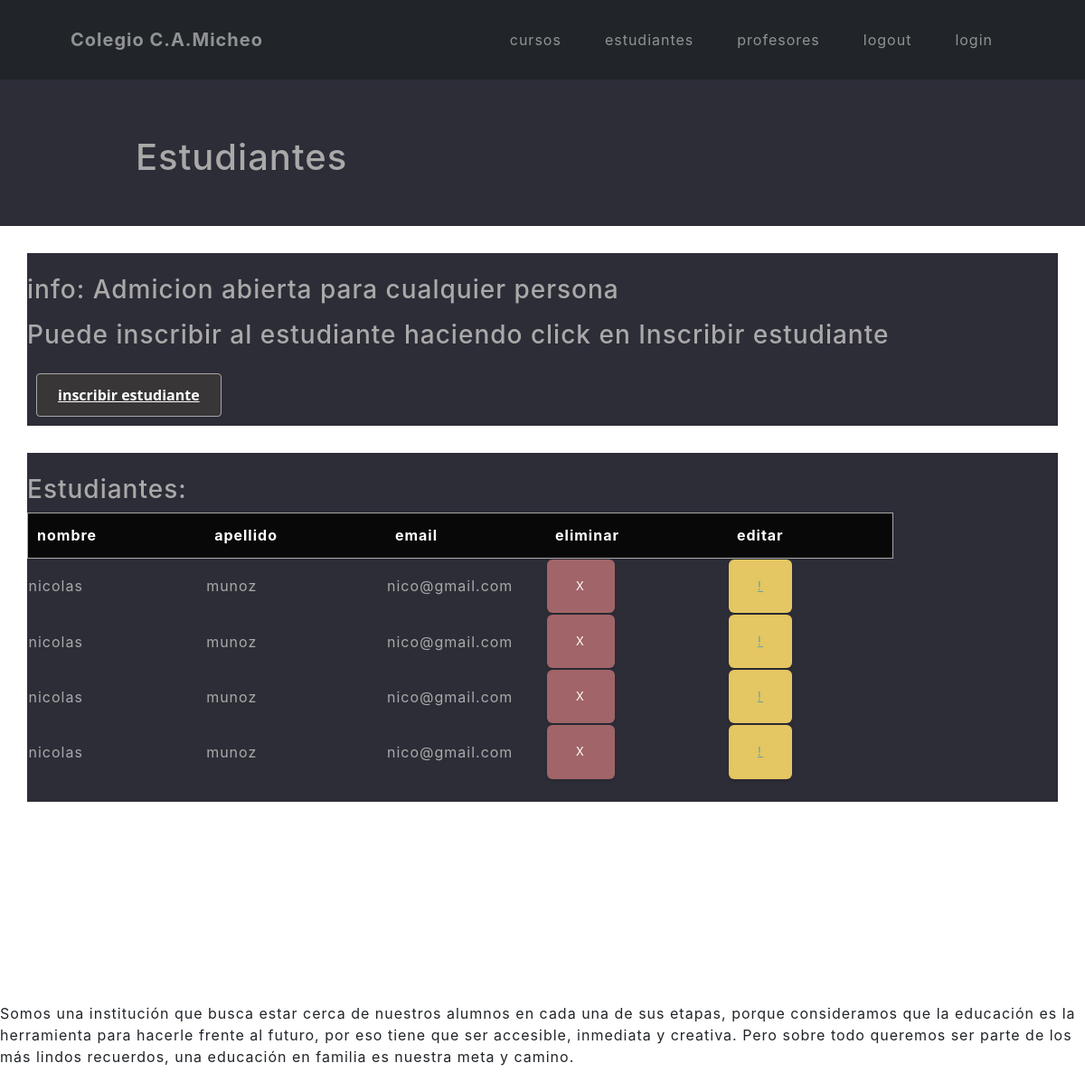
The page /estudiantes (signed in) on the database as committed earlier.
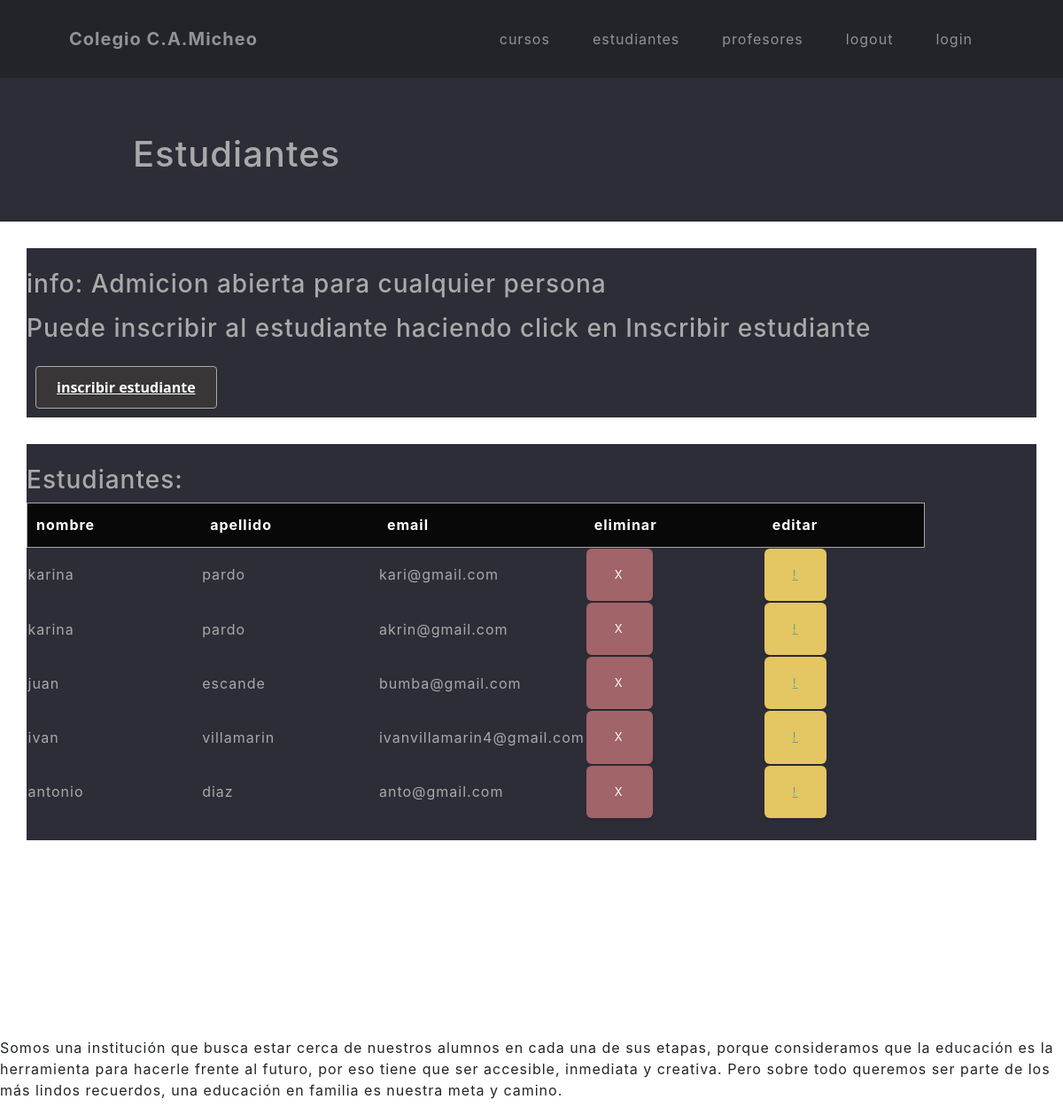
The same page on the database as committed later.
### App/models.py (models this page shows, shortened)
class Estudiante(models.Model):
    nombre = models.CharField(max_length=30)
    apellido = models.CharField(max_length=30)
    email = models.EmailField()

### App/views.py (the view)
# urls.py: path('estudiantes', estudiantes, name="estudiantes"),
@login_required
def estudiantes(request):
    Estudiantes = Estudiante.objects.all()
    return render(request, "App/estudiantes.html", {"Estudiantes":Estudiantes})

### App/templates/App/estudiantes.html (shortened to what this page needs)
<div>
    {% extends "App/inicio.html" %}
    {% load static %}
        {% block contenidoQueCambia %}
        <div class="titulo">
            <h1 style="padding: 150px" >Estudiantes</h1>
        </div>
        <div style="margin: 30px;" style="padding: 40px;" class="info">
            <br>
            <h3><p style="color: darkgray;">info: Admicion abierta para cualquier persona</p></h3>
            <h3> <p style="color: darkgray;" > Puede inscribir al estudiante haciendo click en Inscribir estudiante </p> </h3>
            <button id="bottone5"> <a style="color: white;" href="/App/setEstudiante">inscribir estudiante</a></button>
            <br>
        </div>
        <div class="info" style="margin: 30px;" style="padding: 30px;" >
            <br>
            <h3 style="color: darkgrey;" style="margin: 20px;" >Estudiantes:</h3>
            <table style="color: darkgrey;" id="tablaComp">
                <tr id="tablaEst">
                    <th>nombre</th>
                    <th>apellido</th>
                    <th>email</th>
                    <th>eliminar</th>
                    <th>editar</th>
                </tr>
                    {% for estudiante in Estudiantes %}
                    <tr>
                        <td>{{estudiante.nombre}}</td>
                        <td>{{estudiante.apellido}}</td>
                        <td>{{estudiante.email}}</td>
                        <td><button class="btn btn-danger btnEliminar"><a href="{% url 'eliminarEstudiante' estudiante.nombre %}">X</a></button></td>
                        <td><button class="btn btn-warning btnEditar"><a href="{% url 'editarEstudiante' estudiante.nombre %}">!</a></button></td>
                    </tr>
                    {% endfor %}
            </table>
            <br>
        </div>
        {% endblock %}

### App/templates/App/inicio.html (shortened to what this page needs)
<!DOCTYPE html>
<html lang="en">
<head>
    {% load static %}
    <link href="{% static 'AppEstilos/css/styles.css'%}" rel="stylesheet"/>
    <link href="{% static 'AppEstilos/css/estilo.css'%}" rel="stylesheet"/>
</head>
<body>
    <nav class="navbar navbar-expand-lg fixed-top bg-dark" id="mainNav">
        <div class="container px-4 px-lg-5">
            <a class="navbar-brand" href="#page-top">Colegio C.A.Micheo </a>
            <div class="collapse navbar-collapse" id="navbarResponsive">
                <ul class="navbar-nav ms-auto">
                    <li class="nav-item"><a class="nav-link navText" href="{% url 'cursos' %}">cursos</a></li>
                    <li class="nav-item"><a class="nav-link navText" href="{% url 'estudiantes' %}">estudiantes</a></li>
                    <li class="nav-item"><a class="nav-link navText" href="{% url 'profesores' %}">profesores</a></li>
                    <li class="nav-item"><a class="nav-link navText" href="{% url 'Logout' %}">logout</a></li>
                    <li class="nav-item"><a class="nav-link navText" href="{% url 'login' %}">login</a></li>
                </ul>
            </div>
        </div>
    </nav>
    <div class="contenido">
        {% block contenidoQueCambia %}
        {% endblock %}
    </div>
    <br>
    <br>
    <br>
    <br>
    <br>
    <br>
    <br>
    <br>
    <div class="infoInicio">
        <p>Somos una institución que busca estar cerca de nuestros alumnos en cada una de sus etapas, porque consideramos que la educación es la herramienta para hacerle frente al futuro, por eso tiene que ser accesible, inmediata y creativa.
            Pero sobre todo queremos ser parte de los más lindos recuerdos, una educación en familia es nuestra meta y camino.</p>
    </div>
</body>
</html>

### App/static/AppEstilos/css/estilo.css (style rules this page uses)
.titulo { background-color: rgb(45, 45, 56); height: 250px; color: darkgray; }
#tablaComp tr th { padding-right: 120px; }
#tablaEst { padding: 120px ; height: 50px; background-color: #080808; border: 1px solid rgb(169,169,169); color: white; border-radius: 3px; padding-right: 10px; }
#tablaEst th { padding: 10px; }
.btnEliminar a { border-radius: 15px !important; color: white !important; text-decoration: none !important; }
.info { background-color: rgb(45, 45, 56) ; margin-left: 30px; }
#bottone5 { margin: 10px; align-items: center; background-color: #383636; border: 1px solid rgb(169, 169, 169); border-radius: .25rem; box-shadow: rgba(0, 0, 0, 0.02) 0 1px 3px 0; box-sizing: border-box; color: rgba(0, 0, 0, 0.85); cursor: pointer; display: inline-flex; font-family: system-ui,-apple-system,system-ui,"Helvetica Neue",Helvetica,Arial,sans-serif; font-size: 16px; font-weight: 600; justify-content: center; line-height: 1.25; min-height: 3rem; padding: calc(.875rem - 1px) calc(1.5rem - 1px); text-decoration: none; transition: all 250ms; user-select: none; -webkit-user-select: none; touch-action: manipulation; vertical-align: baseline; width: auto; }

Rows that differ between the two databases and show on the page:
removed Estudiante: nombre "nicolas", apellido "munoz", email "nico@gmail.com"
removed Estudiante: nombre "nicolas", apellido "munoz", email "nico@gmail.com"
removed Estudiante: nombre "nicolas", apellido "munoz", email "nico@gmail.com"
removed Estudiante: nombre "nicolas", apellido "munoz", email "nico@gmail.com"
added Estudiante: nombre "karina", apellido "pardo", email "kari@gmail.com"
added Estudiante: nombre "karina", apellido "pardo", email "akrin@gmail.com"
added Estudiante: nombre "juan", apellido "escande", email "bumba@gmail.com"
added Estudiante: nombre "ivan", apellido "villamarin", email "ivanvillamarin4@gmail.com"
added Estudiante: nombre "antonio", apellido "diaz", email "anto@gmail.com"
